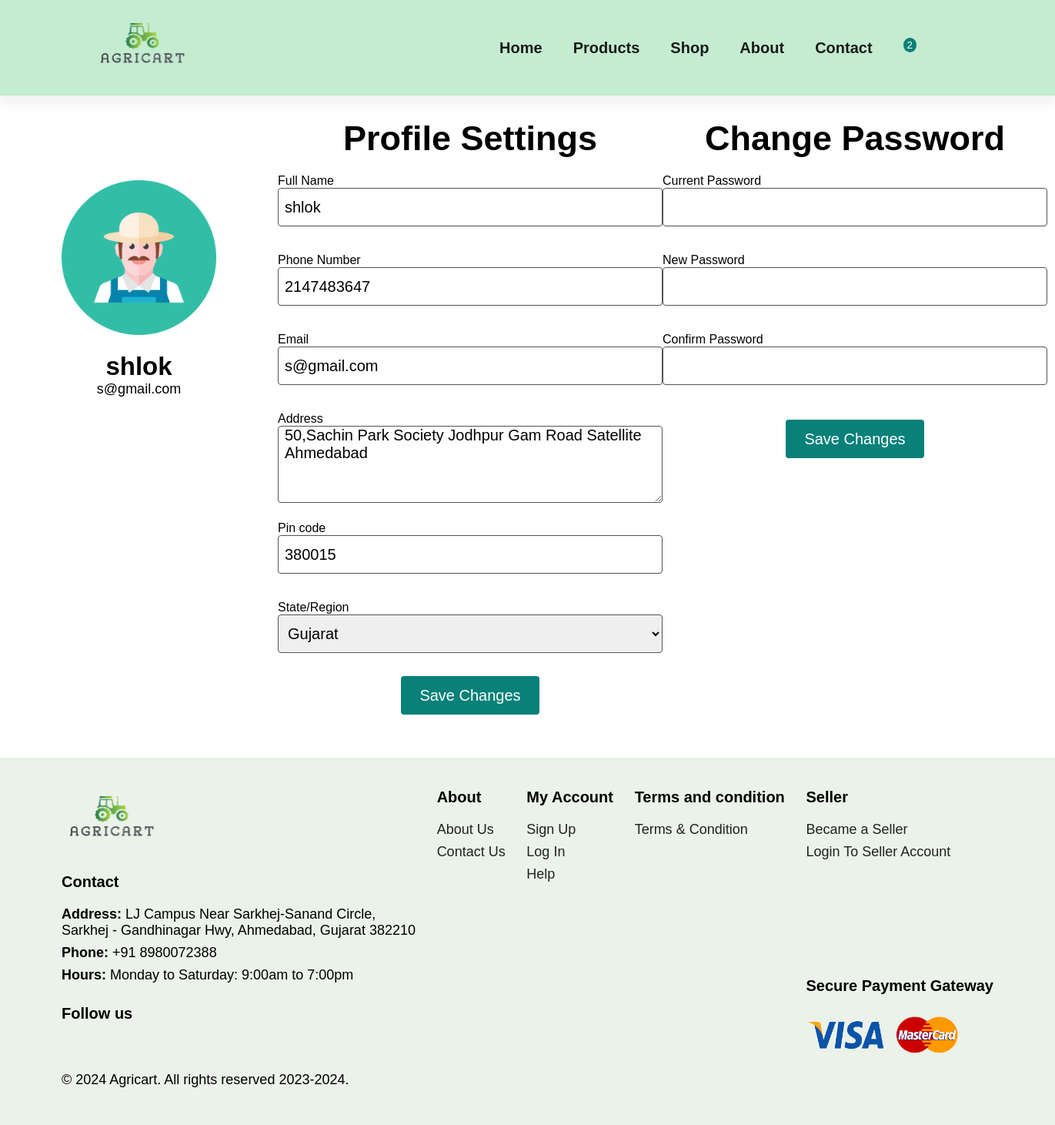
Screenshot of /buyer/profile.php (signed in) with the database file from the repository.
### tables this page shows
CREATE TABLE `buyer_details` (
  `Buyer_id` int(20) NOT NULL,
  `photo` varchar(255) NOT NULL,
  `full_name` char(50) NOT NULL,
  `email` varchar(50) NOT NULL,
  `contact_no` int(15) NOT NULL,
  `password` varchar(100) NOT NULL,
  `created_on` datetime NOT NULL,
  `address` varchar(200) NOT NULL,
  `pin_code` int(7) NOT NULL,
  `state` varchar(255) NOT NULL,
  `otp` int(7) NOT NULL
);

### buyer/profile.php (the view, shortened to what this page needs)
<?php
include("../database/connection.php");
if(isset($_SESSION['username'])) {
    $username = $_SESSION['username'];
    $buyer_id_query = "SELECT buyer_id FROM buyer_details WHERE email = '$username'";
    $buyer_id_result = mysqli_query($conn, $buyer_id_query);
    $buyer_id_row = mysqli_fetch_assoc($buyer_id_result);
    $buyer_id = $buyer_id_row['buyer_id'];
    $query = "SELECT * FROM buyer_details where buyer_id = '$buyer_id' ";
    $result = mysqli_query($conn, $query);
    $buyer_details = mysqli_fetch_assoc($result);
    $cartcount= "SELECT COUNT(*) AS product_count FROM cart_details WHERE buyer_id = $buyer_id";
    $result_count = $conn->query($cartcount);
    if ($result_count) {
    $row = $result_count->fetch_assoc();
    }
}
?>
<!DOCTYPE html>
<html lang="en">
<head>
    <link rel="stylesheet" href="home.css">
</head>
<body>
<section id="header">
    <a onclick="reloadPage()"><img src="../images/homelogo.png" class="logo"></a>
    <div>
        <ul id="navbar">
            <li class="module"><a href="index.php">Home</a></li>
            <li class="module"><a href="product.php">Products</a></li>
            <li class="module"><a href="shop.php">Shop</a></li>
            <li class="module"><a href="about.php">About</a></li>
            <li class="module"><a href="contact.php">Contact</a></li>
            <li class="icon">
                <div class="cart">
                    <sup><?php if($row['product_count'] > 0){
                        echo $row['product_count']; }?>
                    </sup>
                </div>
            </li>
        </ul>
    </div>
</section>
<section id="profile">
    <div class="profile-1">
        <center>
                <?php
                $image = empty($row['photo']) ? '../images/adminfarmerlogo.png' : '../images/' . $row['photo'];
                ?>
                <img src="<?php echo $image; ?>" alt=""><br><br>
                 <h2> <?php echo $buyer_details['full_name']; ?> </h2>
                 <span><?php echo $buyer_details['email']; ?> </span><br>
        </center>
    </div>
    <div class="profile-2">
        <form action="update_profile.php" method="post">
            <center><h3>Profile Settings</h3></center>
            <div class="name">
                Full Name<br>
                <input type="text" name="first_name" value="<?php echo $buyer_details['full_name']; ?>">
            </div>
            <div class="name">
                Phone Number<br>
                <input type="text" name="contact_no" value="<?php echo $buyer_details['contact_no']; ?>">
            </div>
            <div class="name">
                Email<br>
                <input type="text" name="email" value="<?php echo $buyer_details['email']; ?>" readonly>
            </div>
            <div class="name">
                Address<br>
                <textarea name="address"><?php echo $buyer_details['address']; ?></textarea>
            </div>
            <div class="name">
                Pin code<br>
                <input type="number" name="pin_code" value="<?php echo $buyer_details['pin_code']; ?>" >
            </div>
            <div class="name">
                State/Region<br>
                <select id="stateRegionSelect" name="state">
                    <?php
                        $indianStates = array("Andhra Pradesh", "Arunachal Pradesh", "Assam", "Bihar", "Chhattisgarh", "Goa", "Gujarat", "Haryana", "Himachal Pradesh", "Jharkhand", "Karnataka", "Kerala", "Madhya Pradesh", "Maharashtra", "Manipur", "Meghalaya", "Mizoram", "Nagaland", "Odisha", "Punjab", "Rajasthan", "Sikkim", "Tamil Nadu", "Telangana", "Tripura", "Uttar Pradesh", "Uttarakhand", "West Bengal");
                        foreach ($indianStates as $state) {
                            $selected = ($state == $buyer_details['state']) ? 'selected' : '';
                            echo "<option value='$state' $selected>$state</option>";
                        }
                    ?>
                </select>
            </div>
            <center><button class="profile-button" type="submit" name="save_profile">Save Changes</button></center>
        </form>
    </div>
    <div class="profile-3">
        <form action="update_password.php" method="post">
            <center><h3>Change Password</h3></center>
            <div class="name">
                Current Password<br>
                <input type="password" name="current_password">
            </div>
            <div class="name">
                New Password<br>
                <input type="password" name="new_password">
            </div>
            <div class="name">
                Confirm Password<br>
                <input type="password" name="confirm_password">
            </div>
            <center><button class="profile-button" type="submit" name="save_password">Save Changes</button></center>
        </form>
    </div>
</section>
<?php
include ("footer.php");
?>
</body>
</html>

### buyer/home.css (style rules this page uses)
* { font-family: 'spartan', sans-serif; margin: 0; padding: 0; box-sizing: border-box; }
img.logo { height: 5rem; width: 8.125rem; }
#header { display: flex; align-items: center; justify-content: space-between; padding: 1.25rem 7.5rem; background: #c4ecd0; box-shadow: 0 5px 15px 5px rgb(0,0,0,0.06); z-index: 999; position: sticky; top: 0; left: 0; }
#navbar { display: flex; align-items: center; justify-content: center; }
#navbar li { list-style: none; padding: 0 1.25rem; position: relative; }
#navbar li a { text-decoration: none; font-size: 1.25rem; font-weight: 600; color: #1a1a1a; transition: 0.3s ease; }
.cart sup { background-color:#088178; border-radius: 50%; color: white; padding-left: 5px; padding-right: 5px; padding-bottom: 2px; padding-top: 2px; }
input { width: 100%; padding: 10px; margin-bottom: 15px; box-sizing: border-box; }
button { background-color:#088178; color: #fff; padding: 10px 20px; border: none; border-radius: 5px; cursor: pointer; }
#profile { display: flex; justify-content: space-between; height: 860px; }
.profile-1 img { height: 201px; width: 201px; }
.profile-1 { margin-left: 50px; padding-top: 110px; padding-left: 30px; margin-right: -20px; }
.profile-1 h2 { font-size: 33px; }
.profile-1 span { font-size: 18px; }
.profile-2 { margin-left: 100px; padding-top: 30px; }
.profile-2 h3 { font-size: 45px; padding-bottom: 20px; }
.profile-2 .name { margin-bottom: 20px; }
.profile-2 .name input { height: 50px; width: 500px; font-size: 20px; border-radius: 4px; border:solid 1px #555353; outline: none; padding-left: 8px; }
.profile-2 .name select { height: 50px; width: 500px; font-size: 20px; border-radius: 4px; border:solid 1px #555353; outline: none; padding-left: 8px; }
.profile-3 { margin-top: 30px; margin-right: 100px; }
.profile-2 .name textarea { height: 100px; width: 500px; font-size: 20px; border-radius: 4px; border:solid 1px #555353; outline: none; padding-left: 8px; }
.profile-3 .name { margin-bottom: 20px; }
.profile-3 .name input { height: 50px; width: 500px; font-size: 20px; border-radius: 4px; border:solid 1px #555353; outline: none; padding-left: 8px; }
.profile-3 h3 { font-size: 45px; padding-bottom: 20px; }
#profile button { height: 50px; width: 180px; font-size: 20px; margin-top: 10px; color: #ffff; background-color: #088178; border: none; outline: none; border-radius: 4px; cursor: pointer; }

### rows the page displays
buyer_details: full_name "shlok", email "s@gmail.com", first_name "shlok", contact_no "2147483647", address "50,Sachin Park Society Jodhpur Gam Road Satellite Ahmedabad", pin_code "380015"

### other values shown
$row['product_count'] "2"
form field state "Gujarat"
